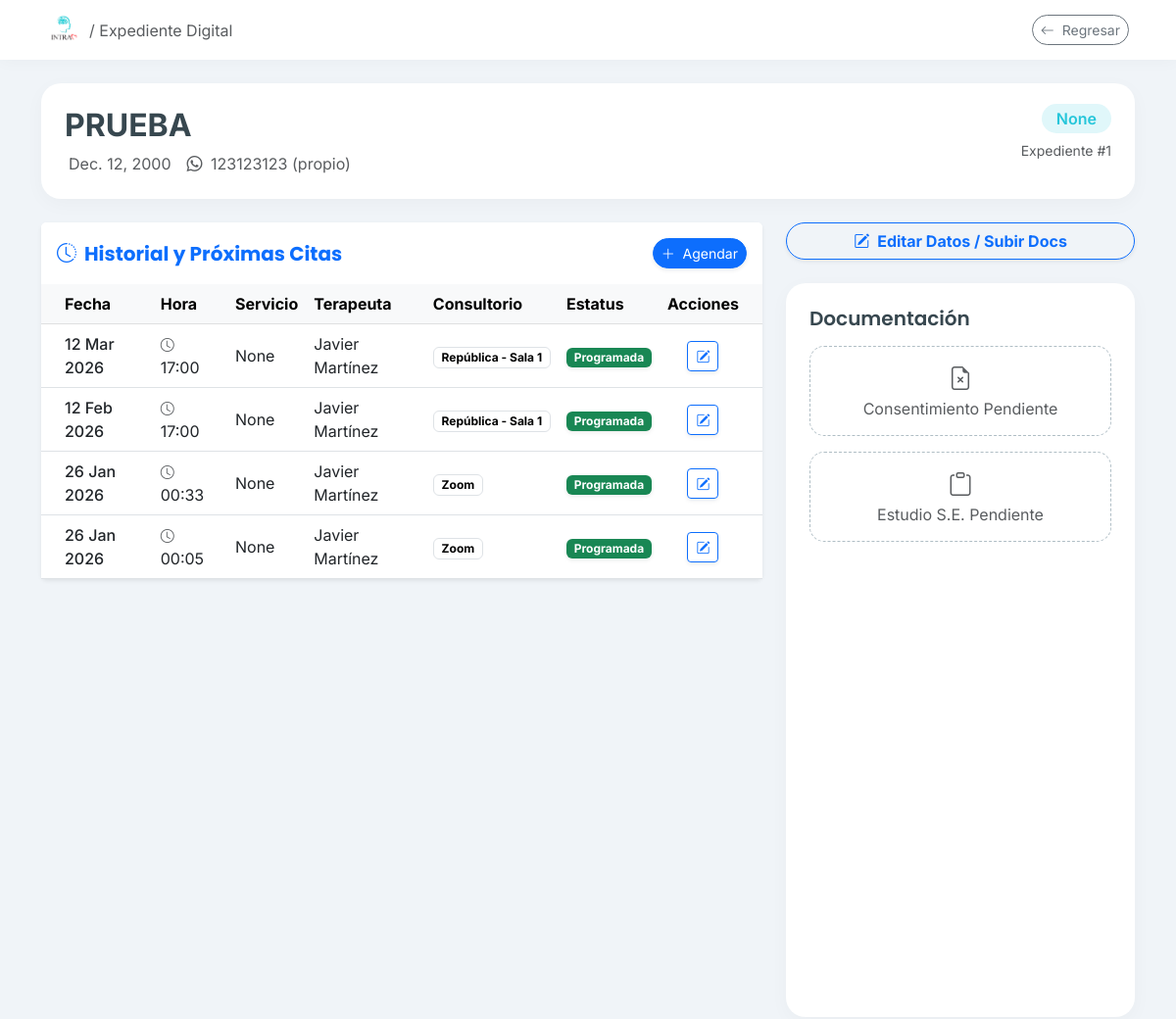
The app's page /pacientes/1/ (upper part), older data.
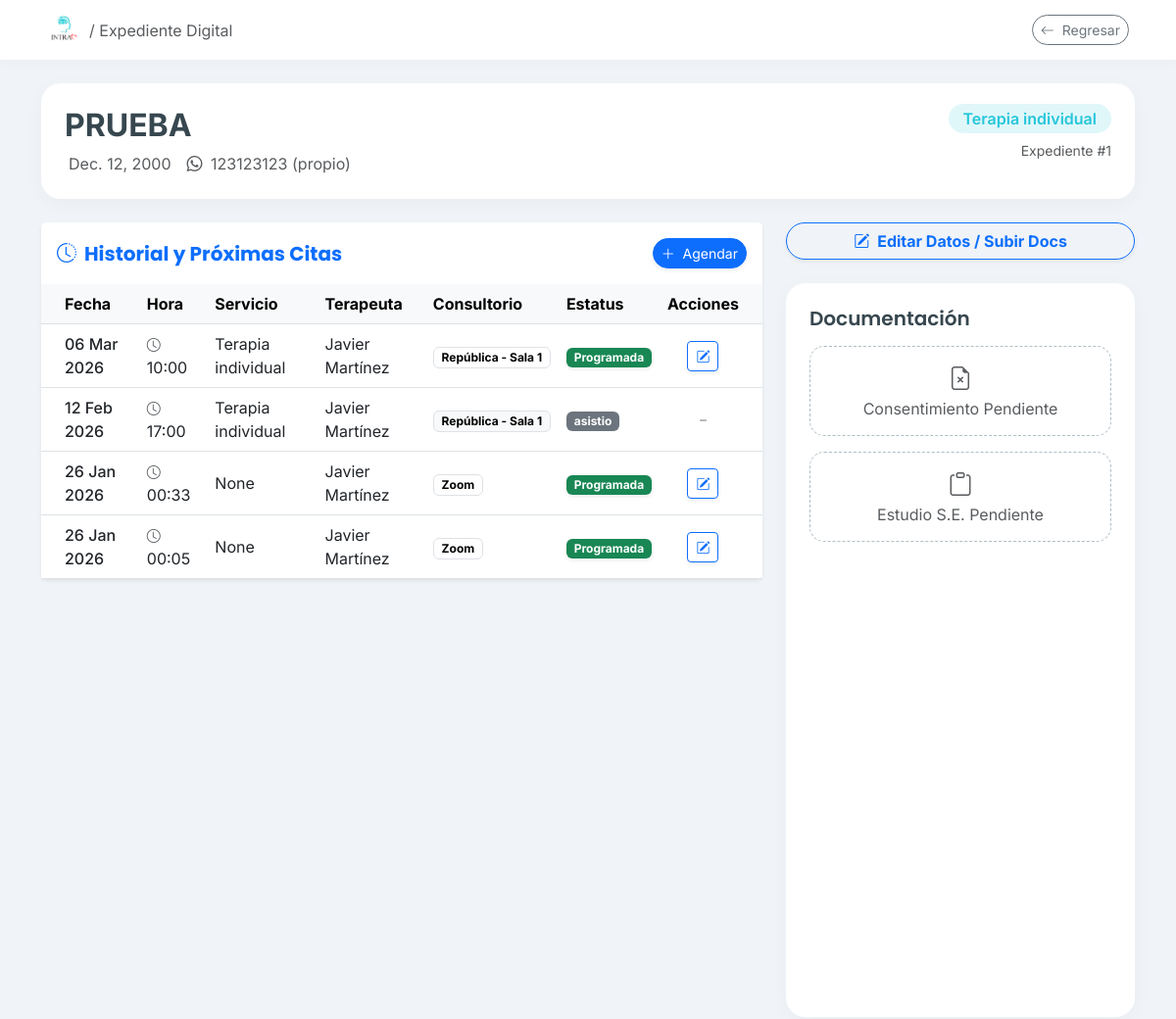
The same page, newer data.
### clinica/models.py (models this page shows, shortened)
class Paciente(models.Model):
    TIPO_CONTACTO_CHOICES = [
        ('propio', 'Propio'),
        ('madre', 'Madre'),
        ('padre', 'Padre'),
        ('pareja', 'Pareja'),
        ('otro', 'Otro'),
    ]
    SEXO_CHOICES = [
        ('Femenino', 'Femenino'),
        ('Masculino', 'Masculino'),
    ]
    nombre = models.CharField(max_length=200, verbose_name="Nombre Completo")
    fecha_nacimiento = models.DateField(verbose_name="Fecha de Nacimiento")
    nombre_normalizado = models.CharField(max_length=200, blank=True, editable=False)
    sexo = models.CharField(
        max_length=20,
        choices=SEXO_CHOICES,
        default='Femenino',
        verbose_name="Sexo"
    )
    telefono = models.CharField(max_length=20, verbose_name="Teléfono (WhatsApp)")
    identidad_contacto = models.CharField(max_length=20, choices=TIPO_CONTACTO_CHOICES, default='propio')
    servicio_inicial = models.ForeignKey('Servicio', on_delete=models.SET_NULL, null=True, verbose_name="Servicio Inicial")
    consentimiento_firmado = models.FileField(upload_to='documentos/', blank=True, null=True)
    estudio_socioeconomico = models.FileField(upload_to='documentos/', blank=True, null=True)
    apertura_expediente = models.FileField(upload_to='documentos/', blank=True, null=True)
    resumen_clinico = models.TextField(blank=True, null=True)
    pacientes_relacionados = models.ManyToManyField('self', blank=True, symmetrical=True)
    enlace_resultados = models.URLField(blank=True, null=True)
    fecha_registro = models.DateTimeField(auto_now_add=True)
    class Meta:
        verbose_name = "Paciente"
        verbose_name_plural = "Pacientes"

class Cita(models.Model):
    ESTATUS_CHOICES = [
        ('programada', 'Programada'),
        ('asistio', 'Asistió'),
        ('cancelada', 'Cancelada'),
        ('no_asistio', 'No Asistió'),
    ]
    PAGO_CHOICES = [
        ('Efectivo', 'Efectivo'),
        ('Transferencia', 'Transferencia'),
        ('Terminal', 'Terminal'),
        ('Pase', 'Pase'),
        ('Gratuito', 'Gratuito'),
        ('Pendiente', 'Pendiente'),
    ]
    paciente = models.ForeignKey(Paciente, on_delete=models.CASCADE, related_name='citas')
    fecha = models.DateField()
    hora = models.TimeField()
    division = models.ForeignKey(Division, on_delete=models.SET_NULL, null=True)
    consultorio = models.ForeignKey(Consultorio, on_delete=models.SET_NULL, null=True)
    servicio = models.ForeignKey(Servicio, on_delete=models.SET_NULL, null=True)
    terapeuta = models.ForeignKey(Terapeuta, on_delete=models.SET_NULL, null=True)
    costo = models.DecimalField(max_digits=10, decimal_places=2, null=True, blank=True)
    metodo_pago = models.CharField(max_length=50, null=True, blank=True)
    estatus = models.CharField(max_length=20, choices=ESTATUS_CHOICES, default='programada')
    folio_fiscal = models.CharField(max_length=100, blank=True, null=True)
    notas = models.TextField(blank=True, null=True)
    class Meta:
        verbose_name = "Cita"
        verbose_name_plural = "Citas"
        ordering = ['-fecha', '-hora']

class Terapeuta(models.Model):
    nombre = models.CharField(max_length=100)
    activo = models.BooleanField(default=True)
    def __str__(self):
        return self.nombre

class Consultorio(models.Model):
    nombre = models.CharField(max_length=100)
    def __str__(self):
        return self.nombre

class Servicio(models.Model):
    nombre = models.CharField(max_length=100)
    def __str__(self):
        return self.nombre

### clinica/views.py (the view)
# urls.py: path('pacientes/<int:paciente_id>/', clinica_views.detalle_paciente, name='detalle_paciente'),
def detalle_paciente(request, paciente_id):
    paciente = get_object_or_404(Paciente, id=paciente_id)
    historial = Cita.objects.filter(paciente=paciente).order_by('-fecha', '-hora')
    terapeutas_previos = set(cita.terapeuta for cita in historial if cita.terapeuta)
    context = {
        'paciente': paciente,
        'historial': historial,
        'terapeutas_previos': terapeutas_previos, # Pasamos la lista al HTML
    }
    return render(request, 'clinica/detalle_paciente.html', context)

### clinica/templates/clinica/detalle_paciente.html (shortened to what the changed rows need)
{% load static %}
<!DOCTYPE html>
<html lang="es">
<head>
    <link href="https://cdn.jsdelivr.net/npm/bootstrap@5.3.0/dist/css/bootstrap.min.css" rel="stylesheet">
    <link rel="stylesheet" href="https://cdn.jsdelivr.net/npm/bootstrap-icons@1.10.5/font/bootstrap-icons.css">
</head>
<body>
    <div class="container mb-5">
        <div class="card-zen p-4 mb-4">
            <div class="d-flex justify-content-between align-items-start flex-wrap">
                <div>
                    <h2 class="fw-bold mb-1">{{ paciente.nombre }}</h2>
                    <div class="d-flex align-items-center gap-3 mt-2 text-muted">
                        <span> {{ paciente.fecha_nacimiento }}</span>
                        <span><i class="bi bi-whatsapp me-1"></i> {{ paciente.telefono }} ({{ paciente.identidad_contacto }})</span>
                    </div>
                </div>
                <div class="text-end mt-2 mt-md-0">
                   <span class="badge-servicio">{{ paciente.servicio_inicial }}</span>
                    <div class="mt-2">
                        <small class="text-muted">Expediente #{{ paciente.id }}</small>
                    </div>
                </div>
            </div>
        </div>
        <div class="row">
            <div class="col-lg-8">
                <div class="card shadow-sm border-0 mb-4">
                    <div class="card-body p-0">
                        <div class="table-responsive">
                            <table class="table table-hover align-middle mb-0">
                                <thead class="table-light">
                                    <tr>
                                        <th class="ps-4">Fecha</th>
                                        <th>Hora</th>
                                        <th>Servicio</th>
                                        <th>Terapeuta</th>
                                        <th>Consultorio</th>
                                        <th>Estatus</th>
                                        <th class="text-center pe-4">Acciones</th>
                                    </tr>
                                </thead>
                                <tbody>
                                    {% for cita in historial %}
                                    <tr class="{% if cita.estatus == 'programada' %}bg-warning bg-opacity-10{% endif %}">
                                        <td class="ps-4 fw-medium">{{ cita.fecha|date:"d M Y" }}</td>
                                        <td>
                                            <i class="bi bi-clock small text-muted me-1"></i>
                                            {{ cita.hora|time:"H:i" }}
                                        </td>
                                        <td>{{ cita.servicio }}</td>
                                        <td>{{ cita.terapeuta }}</td>
                                        <td><span class="badge text-bg-light border">{{ cita.consultorio }}</span></td>
                                        <td>
                                            {% if cita.estatus == 'programada' %}
                                                <span class="badge bg-success shadow-sm">Programada</span>
                                            {% elif cita.estatus == 'realizada' %}
                                                <span class="badge bg-primary">Realizada</span>
                                            {% elif cita.estatus == 'cancelada' %}
                                                <span class="badge bg-danger">Cancelada</span>
                                            {% else %}
                                                <span class="badge bg-secondary">{{ cita.estatus }}</span>
                                            {% endif %}
                                        </td>
                                        <td class="text-center pe-4">
                                            {% if cita.estatus == 'programada' %}
                                                <a href="{% url 'editar_cita' cita.id %}?next=paciente"
                                                   class="btn btn-sm btn-outline-primary shadow-sm"
                                                   title="Editar Cita Próxima">
                                                    <i class="bi bi-pencil-square"></i>
                                                </a>
                                            {% else %}
                                                <span class="text-muted small"><i class="bi bi-dash"></i></span>
                                            {% endif %}
                                        </td>
                                    </tr>
                                    {% endfor %}
                                </tbody>
                            </table>
                        </div>
                    </div>
                </div>
            </div>  </div> </div> <script src="https://cdn.jsdelivr.net/npm/bootstrap@5.3.0/dist/js/bootstrap.bundle.min.js"></script>
</body>
</html>

Row changes from the older to the newer data that the page shows:
changed Paciente "PRUEBA": servicio_inicial "None" → "Terapia individual"
changed Cita: fecha "12 Mar 2026" → "06 Mar 2026"; hora "17:00" → "10:00"; servicio "None" → "Terapia individual"
changed Cita: servicio "None" → "Terapia individual"; estatus (not shown) → "asistio"; no longer shows "Programada"
